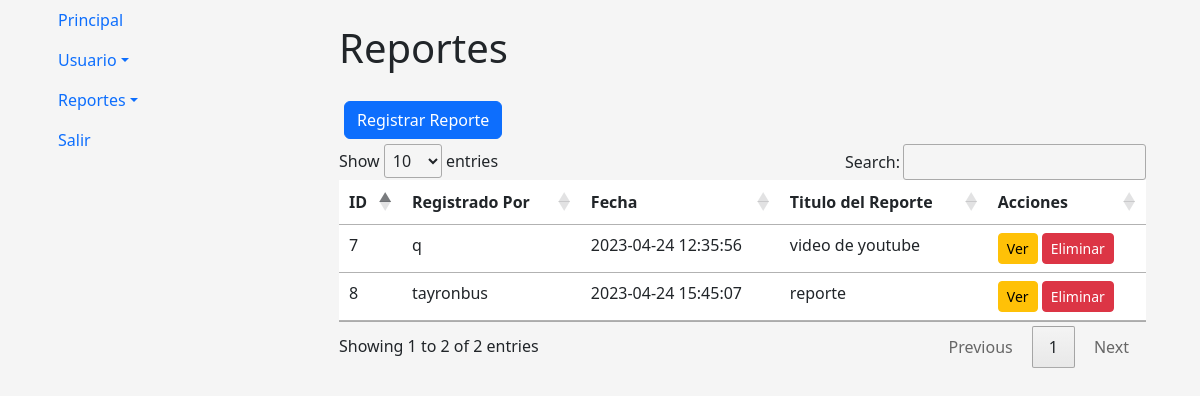
Page /reportes.php?view=reportes (signed in) on the committed database.
### tables this page shows
CREATE TABLE `reportes_pb` (
  `id` int(11) NOT NULL,
  `id_user` int(11) NOT NULL,
  `fecha` datetime NOT NULL DEFAULT current_timestamp(),
  `titulo` varchar(250) NOT NULL,
  `texto_report` text NOT NULL,
  `id_categoria` int(3) NOT NULL,
  `stat` int(1) NOT NULL
);

CREATE TABLE `usuarios` (
  `id` int(11) NOT NULL,
  `nombre` varchar(255) NOT NULL,
  `email` varchar(255) NOT NULL,
  `edad` int(11) DEFAULT NULL,
  `password` varchar(255) NOT NULL,
  `tipo_user` varchar(10) NOT NULL,
  `stat` int(1) NOT NULL COMMENT '1=on; 2=off'
);

### modelos/Conexion.php (called while the page is built, shortened)
<?php
class Conexion {
  private $host = "localhost";
  private $user = "root";
  private $password = "";
  private $database = "master_pcr";
  protected function conectar() {
    $conn = new mysqli($this->host, $this->user, $this->password, $this->database);
    return $conn;
  }
}

### controladores/ReportesController.php (called while the page is built, shortened)
<?php
if (isset($modalDocu) && $modalDocu == 1) {
    require_once("../../modelos/Reportes.php");
}else{
    require_once("modelos/Reportes.php");
}
class ReportesController {
  private $tabla;
    public function __construct() {
        $this->reporteModel = new Reporte();
        $this->tabla = "reportes_pb";
    }
    public function obtenerReportes() {
        return $this->reporteModel->obtenerReportes($this->tabla);
    }
}

### modelos/Reportes.php (called while the page is built, shortened)
<?php
require_once("Conexion.php");
class Reporte extends Conexion {
    private $conn;
    public function __construct() {
      $this->conn = $this->conectar();
    }
    function obtenerReportes($tabla) {
        if($_SESSION["usuario"]["tipo_user"]=="admin"){
            $result = $this->conn->query("SELECT r.id, r.fecha, r.titulo, u.nombre FROM $tabla r inner join usuarios u on u.id = r.id_user WHERE r.stat = 1");
        }else{
            $result = $this->conn->query("SELECT r.id, r.fecha, r.titulo, u.nombre FROM $tabla r inner join usuarios u on u.id = r.id_user WHERE r.stat = 1 and r.id_user = '".$_SESSION["usuario"]["id"]."'");
        }
        return $result->fetch_all(MYSQLI_ASSOC);
    }
}

### vistas/agregar_reporte.php (the view, shortened to what this page needs)
<?php  include 'cabeza.php'; ?>
<div class="container">
    <h1 class="my-4">Reportes </h1>
    <button style="margin:5px;" class="btn btn-primary" type="button" data-bs-toggle="modal" data-bs-target="#registrarReporte">Registrar Reporte</button>
    <br>
    <table class="table" id="supertabla">
        <thead>
            <tr>
                <th>ID</th>
                <th>Registrado Por</th>
                <th>Fecha</th>
                <th>Titulo del Reporte</th>
                <th>Acciones</th>
            </tr>
        </thead>
        <tbody>
            <?php foreach ($reportes as $reportes_us): ?>
                <tr>
                    <td><?php echo htmlspecialchars($reportes_us["id"]); ?></td>
                    <td><?php echo htmlspecialchars($reportes_us["nombre"]); ?></td>
                    <td><?php echo htmlspecialchars($reportes_us["fecha"]); ?></td>
                    <td><?php echo htmlspecialchars($reportes_us["titulo"]); ?></td>
                    <td>
                        <a href="#" class="btn btn-sm btn-warning" onclick="id_modal_ver_rec(<?php echo $reportes_us['id']; ?>)">Ver </a>
                        <a href="#" class="btn btn-sm btn-danger" onclick="id_model_eli_rep(<?php echo $reportes_us['id']; ?>)">Eliminar</a>
                    </td>
                </tr>
            <?php endforeach; ?>
        </tbody>
    </table>
</div>
<?php include 'pie.php'; ?>

### vistas/cabeza.php (style rules this page uses)
body { background-color: #f5f5f5; }

### rows in the picture
reportes_pb: id "7", id_user.nombre "q", fecha "2023-04-24 12:35:56", titulo "video de youtube"
reportes_pb: id "8", id_user.nombre "tayronbus", fecha "2023-04-24 15:45:07", titulo "reporte"
